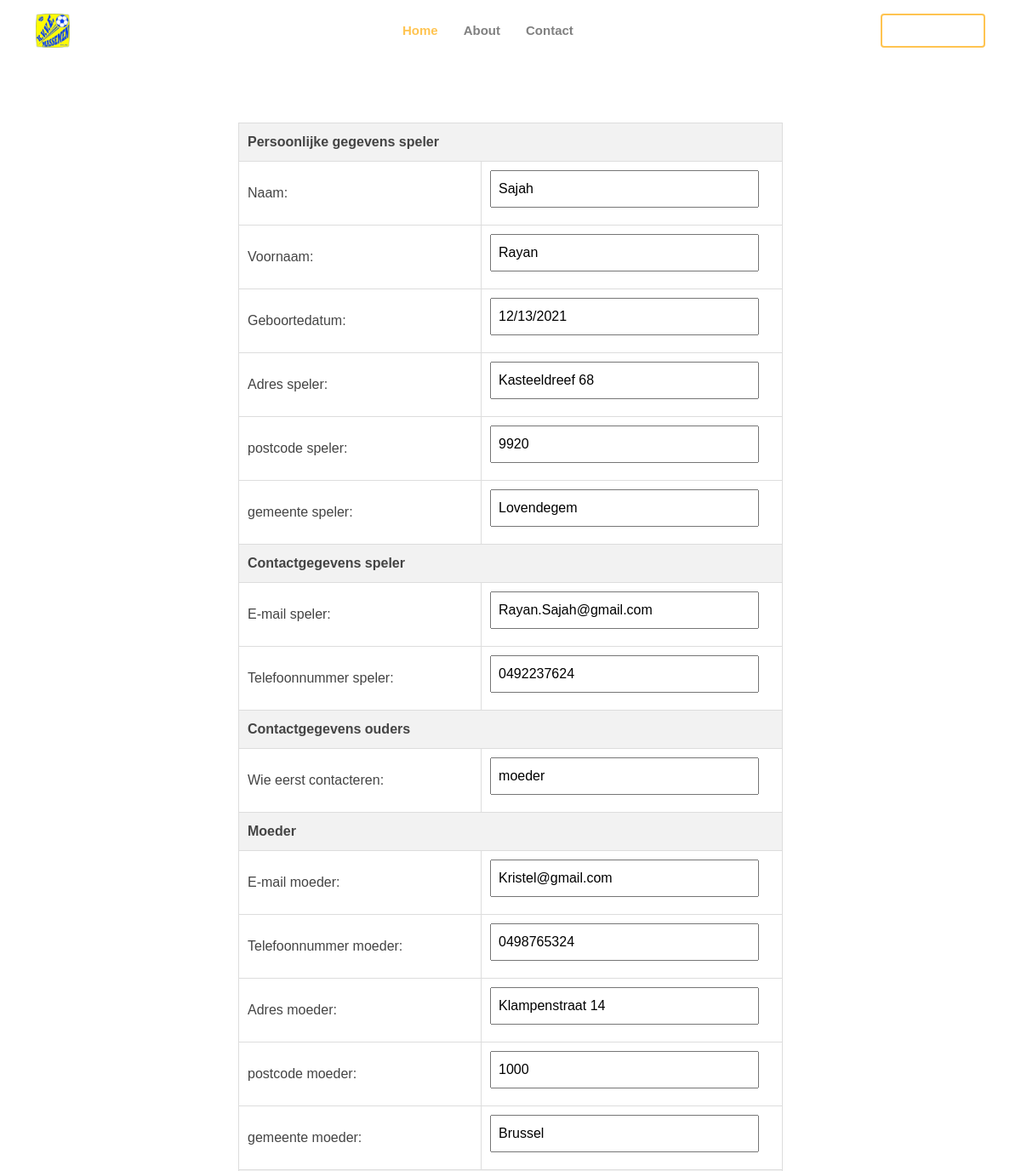
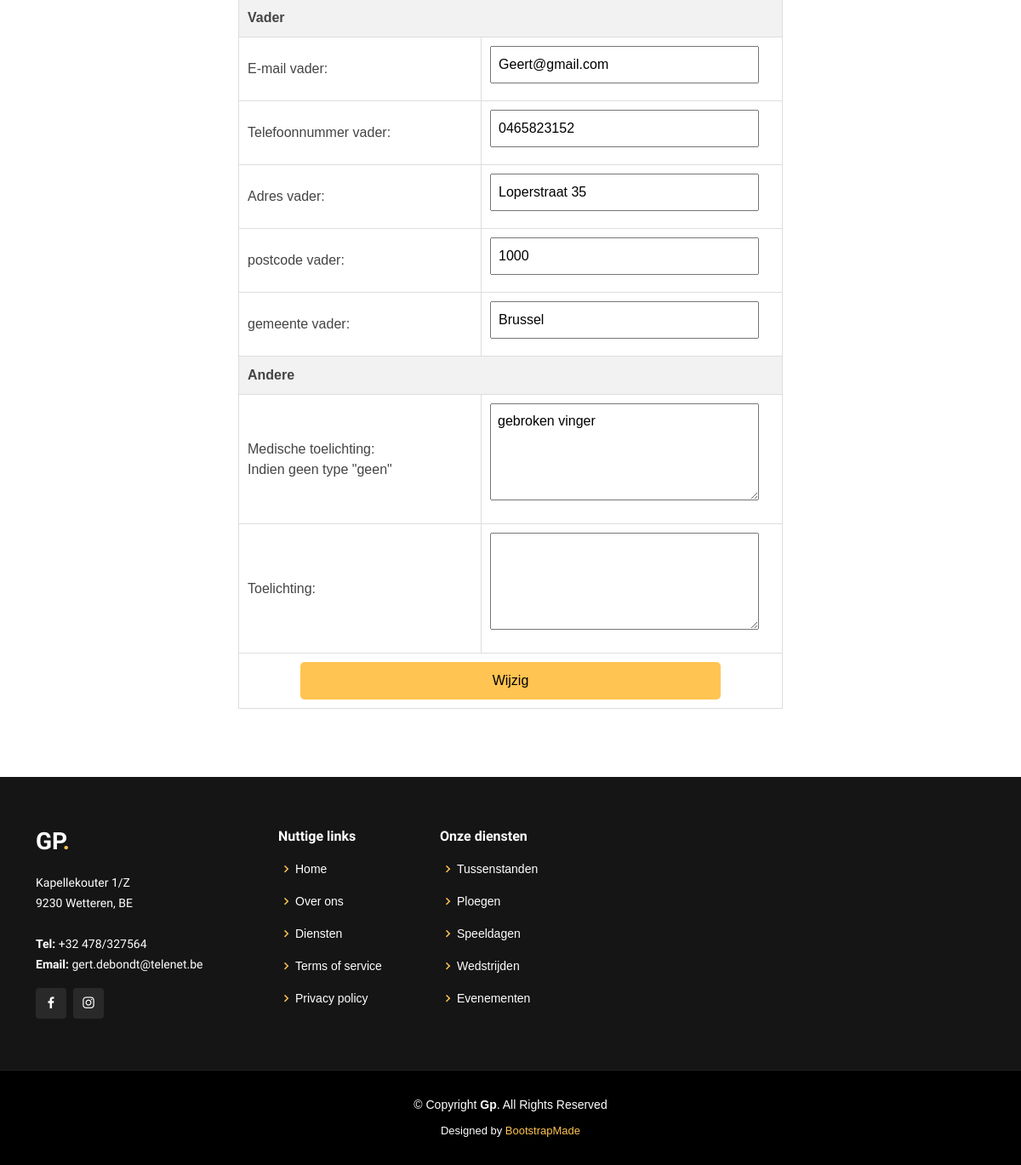
The page /Gp_02/Gp/meer_info.php?spelerid=34 on the database its author committed (2 pictures, top to bottom).
### tables this page shows
CREATE TABLE `tblspelers` (
  `spelernr` int(11) NOT NULL,
  `naam` text NOT NULL,
  `voornaam` text NOT NULL,
  `geboortedatum` date DEFAULT NULL,
  `adres_speler` text,
  `postcode_speler` int(11) DEFAULT NULL,
  `email` text,
  `telefoonnummer_speler` text,
  `adres_moeder` text,
  `postcode_moeder` int(11) DEFAULT NULL,
  `email_moeder` text,
  `telefoonnummer_moeder` text,
  `adres_vader` text,
  `postcode_vader` int(11) DEFAULT NULL,
  `email_vader` text,
  `telefoonnummer_vader` text,
  `wie_eerst_te_verwittigen` text,
  `medische_toelichting` text,
  `bondsnummer` int(11) DEFAULT NULL,
  `toelichting` text,
  `actief` tinyint(1) DEFAULT NULL
);

CREATE TABLE `tblpostcode` (
  `PostcodeId` int(11) NOT NULL,
  `postcode` varchar(8) NOT NULL,
  `gemeente` varchar(255) NOT NULL,
  `UCGemeente` varchar(255) NOT NULL
);

### Gp_02/Gp/meer_info.php (the view, shortened to what this page needs)
<?php
  if(isset($_GET["spelerid"])){
    $id = $_GET["spelerid"];
  }
  $mysqli = new MySQLi("localhost","root","","voetbalclubphp");
  if(mysqli_connect_errno()){
    trigger_error("fout bij verbinding: ".$mysqli->error);
  }else{
    $sql="SELECT * FROM tblspelers WHERE spelernr = ?";
    if($stmt = $mysqli->prepare($sql)){
      $stmt->bind_param("i",$id);
      if(!$stmt->execute()){
        echo "Het uitvoeren van de query is mislukt:".$stmt->error."in query".$sql;
      }else{
        $stmt->bind_result($spelersnr, $naam, $voornaam, $datum, $adres1, $postcode1, $email1, $tel1, $adres2, $postcode2, $email2, $tel2, $adres3, $postcode3, $email3, $tel3, $contactfirst, $medische_toelichting, $bondsnummer, $toelichting,$actief);
        $id = $spelersnr;
      }
    }else{
        echo"er zit een fout in de query: ".$mysqli->error;
    }
  }
  function fetchGemeente($postcode, $mysqli){
    $query = "SELECT gemeente FROM tblpostcode WHERE postcode = ?";
    if ($stmt = $mysqli->prepare($query)) {
    $stmt->bind_param("s", $postcode);
        $stmt->execute();
        $stmt->bind_result($gemeente);
        return $gemeente;
  }else{
    return "Error fetching gemeente";
  }
}
?>
<!DOCTYPE html>
<html lang="en">
<head>
  <link href="assets/vendor/aos/aos.css" rel="stylesheet">
  <link href="assets/vendor/bootstrap/css/bootstrap.min.css" rel="stylesheet">
  <link href="assets/vendor/bootstrap-icons/bootstrap-icons.css" rel="stylesheet">
  <link href="assets/vendor/boxicons/css/boxicons.min.css" rel="stylesheet">
  <link href="assets/vendor/glightbox/css/glightbox.min.css" rel="stylesheet">
  <link href="assets/vendor/remixicon/remixicon.css" rel="stylesheet">
  <link href="assets/vendor/swiper/swiper-bundle.min.css" rel="stylesheet">
  <link href="assets/css/style.css" rel="stylesheet">
  <link href="assets/css/styleinschrijving.css" rel="stylesheet">
</head>
<body>
             <header id="header" class="fixed-top ">
    <div class="container d-flex align-items-center justify-content-lg-between">
      <h1 class="logo me-auto me-lg-0"><a href="index.php"><img src="assets/img/favicon.jpg"></a></h1>
      <nav id="navbar" class="navbar order-last order-lg-0">
        <ul>
          <li><a class="nav-link scrollto active" href="index.php">Home</a></li>
          <li><a class="nav-link scrollto" href="about.php">About</a></li>
          <li><a class="nav-link scrollto" href="contact.php">Contact</a></li>
        </ul>
      </nav>
      <a href="aangemeld.php" class="get-started-btn scrollto">Admin only</a>
    </div>
  </header>
  <section>
  <div class="container">
   <form id="inschrijven" name="inschrijven" method="post" action='updatepage.php?actieverander&spelerid=<?php echo $id;?>'>
    <table class="mx-auto">
        <tr>
            <th colspan="2">Persoonlijke gegevens speler</th>
        </tr>
        <tr>
            <td><label>Naam:</label></td>
            <td><input type="text" name="naam" id="naam" value="<?php echo $naam;?>" readonly>
            <label id="naamVerplicht" class="fout"></label></td>
        </tr>
        <tr>
            <td><label>Voornaam:</label></td>
            <td><input type="text" name="voornaam" id="voornaam" value="<?php echo $voornaam ;?> " readonly>
            <label id="voornaamVerplicht" class="fout"></label></td>
        </tr>
        <tr>
            <td><label>Geboortedatum:</label></td>
            <td><input type="date" name="datum" id="datum" value="<?php echo (new DateTime($datum))->format('Y-m-d'); ?>" readonly>
            <label id="datumVerplicht" class="fout"></label></td>
        </tr>
        <tr>
            <td><label>Adres speler:</label></td>
            <td><input type="text" name="adres1" id="adres1" value="<?php echo $adres1;?>"readonly>
            <label id="adres1Verplicht" class="fout"></label></td>
        </tr>
        <tr>
            <td><label>postcode speler:</label></td>
            <td><input type="text" name="postcode1" id="postcode1" value="<?php echo $postcode1;?>"readonly>
            <label id="postcode1Verplicht" class="fout"></label></td>
        </tr>
        <tr>
            <td><label>gemeente speler:</label></td>
            <td>
              <?php
                $gemeente_speler = fetchGemeente($postcode1, $mysqli);
              ?>
              <input type="text" name="gemeente_speler" id="gemeente_speler" value="<?php echo $gemeente_speler;?>" readonly>
            </td>
        </tr>
        <tr>
            <th colspan="2">Contactgegevens speler</th>
        </tr>
        <tr>
            <td><label>E-mail speler:</label></td>
            <td><input type="email" name="email1" id="email1" value="<?php echo $email1;?>"readonly>
            <label id="email1Verplicht" class="fout"></label></td>
        </tr>
        <tr>
            <td><label>Telefoonnummer speler:</label></td>
            <td><input type="tel" name="tel1" id="tel1" value="<?php echo $tel1;?>"readonly>
            <label id="tel1Verplicht" class="fout"></label></td>
        </tr>
        <tr>
            <th colspan="2">Contactgegevens ouders</th>
        </tr>
        <tr>
            <td><label>Wie eerst contacteren:</label></td>
            <td><input type="text" name="contactfirst" id="contactfirst" value="<?php echo $contactfirst;?>"readonly>
            <label id="contactVerplicht" class="fout"></label></td>
        </tr>
        <tr>
            <th colspan="2">Moeder</th>
        </tr>
        <tr>
            <td><label>E-mail moeder:</label></td>
            <td><input type="email" name="email2" id="email2" value="<?php echo $email2;?>"readonly>
            <label id="email2Verplicht" class="fout"></label></td>
        </tr>
        <tr>
            <td><label>Telefoonnummer moeder:</label></td>
            <td><input type="tel" name="tel2" id="tel2" value="<?php echo $tel2;?>"readonly>
            <label id="tel2Verplicht" class="fout"></label></td>
        </tr>
        <tr>
            <td><label>Adres moeder:</label></td>
            <td><input type="text" name="adres2" id="adres2" value="<?php echo $adres2;?>"readonly>
            <label id="adres2Verplicht" class="fout"></label></td>
        </tr>
        <tr>
            <td><label>postcode moeder:</label></td>
            <td><input type="text" name="postcode2" id="postcode2" value="<?php echo $postcode2;?>"readonly>
            <label id="postcode2Verplicht" class="fout"></label></td>
        </tr>
        <tr>
            <td><label>gemeente moeder:</label></td>
            <td>
              <?php
                $gemeente_moeder = fetchGemeente($postcode2, $mysqli);
              ?>
              <input type="text" name="gemeente_moeder" id="gemeente_moeder" value="<?php echo $gemeente_moeder;?>" readonly>
            </td>
        </tr>
        <tr>
            <th colspan="2">Vader</th>
        </tr>
        <tr>
            <td><label>E-mail vader:</label></td>
            <td><input type="email" name="email3" id="email3" value="<?php echo $email3;?>"readonly>
            <label id="email3Verplicht" class="fout"></label></td>
        </tr>
        <tr>
            <td><label>Telefoonnummer vader:</label></td>
            <td><input type="tel" name="tel3" id="tel3" value="<?php echo $tel3;?>"readonly>
            <label id="tel3Verplicht" class="fout"></label></td>
        </tr>
        <tr>
            <td><label>Adres vader:</label></td>
            <td><input type="text" name="adres3" id="adres3" value="<?php echo $adres3;?>" readonly>
            <label id="adres3Verplicht" class="fout"></label></td>
        </tr>
        <tr>
            <td><label>postcode vader:</label></td>
            <td><input type="text" name="postcode3" id="postcode3" value="<?php echo $postcode3;?>"readonly></td>
        </tr>
        <tr>
            <td><label>gemeente vader:</label></td>
            <td>
              <?php
                $gemeente_vader = fetchGemeente($postcode3, $mysqli);
              ?>
              <input type="text" name="gemeente_vader" id="gemeente_vader" value="<?php echo $gemeente_vader;?>" readonly>
            </td>
        </tr>
        <tr>
            <th colspan="2">Andere</th>
        </tr>
        <tr>
            <td><label for="medische_toelichting">Medische toelichting:<br>Indien geen type "geen"</label></td>
            <td><textarea class="center"id="medische_toelichting" name="medische_toelichting" rows="4" readonly><?php echo $medische_toelichting;?></textarea></td>
        </tr>
        <tr>
            <td><label for="toelichting">Toelichting:</label></td>
            <td><textarea class="center"id="toelichting" name="toelichting" rows="4" readonly><?php echo $toelichting;?></textarea></td>
        </tr>
        <tr>
          <td colspan="2" style="text-align: center;">
            <input style="margin: 0;" type='submit' name='update' id='update' value='Wijzig'>
          </td>
        </tr>
    </table>
  </section>
  <footer id="footer">
    <div class="footer-top">
      <div class="container">
        <div class="row">
          <div class="col-lg-3 col-md-6">
            <div class="footer-info">
              <h3>Gp<span>.</span></h3>
              <p>
                Kapellekouter 1/Z<br>
                9230 Wetteren, BE<br><br>
                <strong>Tel:</strong> +32 478/327564<br>
                <strong>Email:</strong> gert.debondt@telenet.be<br>
              </p>
              <div class="social-links mt-3">
                <a href="https://www.facebook.com/massemenkvve?fref=ts" class="facebook"><i class="bx bxl-facebook"></i></a>
                <a href="https://www.instagram.com/kvve_massemen/" class="instagram"><i class="bx bxl-instagram"></i></a>
              </div>
            </div>
          </div>
          <div class="col-lg-2 col-md-6 footer-links">
            <h4>Nuttige links</h4>
            <ul>
              <li><i class="bx bx-chevron-right"></i> <a href="#">Home</a></li>
              <li><i class="bx bx-chevron-right"></i> <a href="#">Over ons</a></li>
              <li><i class="bx bx-chevron-right"></i> <a href="#">Diensten</a></li>
              <li><i class="bx bx-chevron-right"></i> <a href="#">Terms of service</a></li>
              <li><i class="bx bx-chevron-right"></i> <a href="#">Privacy policy</a></li>
            </ul>
          </div>
          <div class="col-lg-3 col-md-6 footer-links">
            <h4>Onze diensten</h4>
            <ul>
              <li><i class="bx bx-chevron-right"></i> <a href="#">Tussenstanden</a></li>
              <li><i class="bx bx-chevron-right"></i> <a href="#">Ploegen</a></li>
              <li><i class="bx bx-chevron-right"></i> <a href="#">Speeldagen</a></li>
              <li><i class="bx bx-chevron-right"></i> <a href="#">Wedstrijden</a></li>
              <li><i class="bx bx-chevron-right"></i> <a href="#">Evenementen</a></li>
            </ul>
          </div>
        </div>
      </div>
    </div>
    <div class="container">
      <div class="copyright">
        &copy; Copyright <strong><span>Gp</span></strong>. All Rights Reserved
      </div>
      <div class="credits">
        Designed by <a href="https://bootstrapmade.com/">BootstrapMade</a>
      </div>
    </div>
  </footer>
</body>
</html>

### Gp_02/Gp/assets/css/style.css (style rules this page uses)
body { font-family: "Open Sans", sans-serif; color: #444444; }
a { color: #ffc451; text-decoration: none; }
h1, h2, h3, h4, h5, h6 { font-family: "Raleway", sans-serif; }
#header { transition: all 0.5s; z-index: 997; padding: 15px 0; }
#header .logo { font-size: 32px; margin: 0; padding: 0; line-height: 1; font-weight: 700; letter-spacing: 2px; text-transform: uppercase; }
#header .logo a { color: #fff; }
#header .logo img { max-height: 40px; }
.get-started-btn { color: #fff; border-radius: 4px; padding: 7px 25px 8px 25px; white-space: nowrap; transition: 0.3s; font-size: 14px; display: inline-block; border: 2px solid #ffc451; }
.navbar { padding: 0; }
.navbar ul { margin: 0; padding: 0; display: flex; list-style: none; align-items: center; }
.navbar li { position: relative; }
.navbar a, .navbar a:focus { display: flex; align-items: center; justify-content: space-between; padding: 10px 0 10px 30px; font-size: 15px; font-weight: 600; color: gray; white-space: nowrap; transition: 0.3s; }
.navbar a:hover, .navbar .active, .navbar .active:focus, .navbar li:hover>a { color: #ffc451; }
section { padding: 60px 0; overflow: hidden; }
#footer { background: black; padding: 0 0 30px 0; color: #fff; font-size: 14px; }
#footer .footer-top { background: #151515; border-bottom: 1px solid #222222; padding: 60px 0 30px 0; }
#footer .footer-top .footer-info { margin-bottom: 30px; }
#footer .footer-top .footer-info h3 { font-size: 28px; margin: 0 0 20px 0; padding: 2px 0 2px 0; line-height: 1; font-weight: 700; text-transform: uppercase; }
#footer .footer-top .footer-info h3 span { color: #ffc451; }
#footer .footer-top .footer-info p { font-size: 14px; line-height: 24px; margin-bottom: 0; font-family: "Raleway", sans-serif; color: #fff; }
#footer .footer-top .social-links a { font-size: 18px; display: inline-block; background: #292929; color: #fff; line-height: 1; padding: 8px 0; margin-right: 4px; border-radius: 4px; text-align: center; width: 36px; height: 36px; transition: 0.3s; }
#footer .footer-top h4 { font-size: 16px; font-weight: 600; color: #fff; position: relative; padding-bottom: 12px; }
#footer .footer-top .footer-links { margin-bottom: 30px; }
#footer .footer-top .footer-links ul { list-style: none; padding: 0; margin: 0; }
#footer .footer-top .footer-links ul i { padding-right: 2px; color: #ffc451; font-size: 18px; line-height: 1; }
#footer .footer-top .footer-links ul li { padding: 10px 0; display: flex; align-items: center; }
#footer .footer-top .footer-links ul li:first-child { padding-top: 0; }
#footer .footer-top .footer-links ul a { color: #fff; transition: 0.3s; display: inline-block; line-height: 1; }
#footer .copyright { text-align: center; padding-top: 30px; }
#footer .credits { padding-top: 10px; text-align: center; font-size: 13px; color: #fff; }

### Gp_02/Gp/assets/css/styleinschrijving.css (style rules this page uses)
body { font-family: Arial, sans-serif; }
form { max-width: 800px; margin: 0 auto; margin-top: 30px; }
table { align-items: center; width: 80%; border-collapse: collapse; margin-bottom: 20px; margin-top: 30px }
th, td { padding: 10px; border: 1px solid #ddd; text-align: left; margin-top:30px; }
th { background-color: #f2f2f2; }
input, textarea { width: 95%; margin-bottom: 10px; padding: 8px; }
input[type="submit"] { background-color: #ffc451; color: black; padding: 10px 15px; border: none; border-radius: 5px; margin-left: 157px; cursor: pointer; align-items: center; width: 80% }

### rows shown on the page
tblspelers: naam "Sajah", voornaam "Rayan", datum "12/13/2021", adres1 "Kasteeldreef 68", postcode1 "9920", gemeente_speler "Lovendegem", email1 "Rayan.Sajah@gmail.com", tel1 "0492237624", contactfirst "moeder", email2 "Kristel@gmail.com", tel2 "0498765324", adres2 "Klampenstraat 14", postcode2 "1000", gemeente_moeder "Brussel", email3 "Geert@gmail.com", tel3 "0465823152", adres3 "Loperstraat 35", postcode3 "1000", gemeente_vader "Brussel", medische_toelichting "gebroken vinger"
